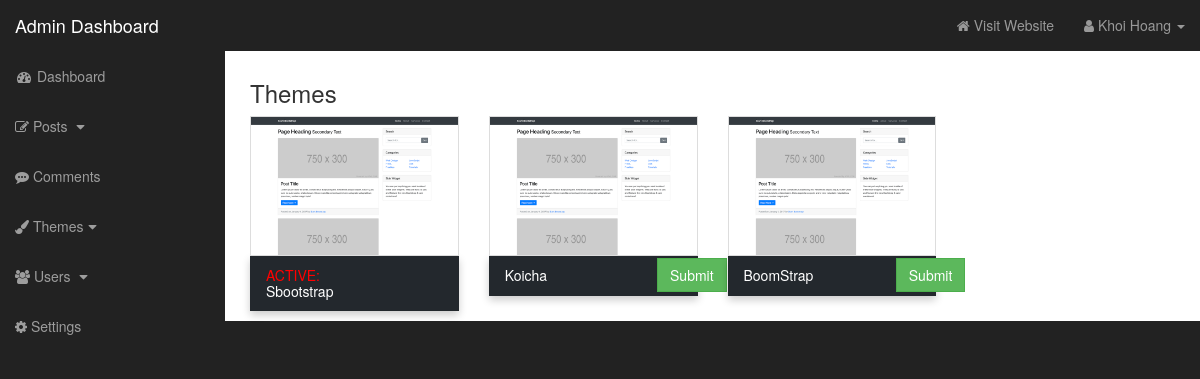
Screenshot of /admin/themes.php (signed in) with the database file from the repository.
### tables this page shows
CREATE TABLE `themes` (
  `theme_id` int(11) NOT NULL,
  `theme_name` longtext NOT NULL,
  `theme_image` text NOT NULL,
  `theme_value` int(11) NOT NULL
);

### admin/themes.php (the view, shortened to what this page needs)
<?php include_once "./includes/admin_header.php"; ?>
<body>
    <div id="wrapper">
        <?php include_once "./includes/admin_navigation.php"; ?>
        <div id="page-wrapper">
            <div class="container-fluid">
                <h3>Themes</h3>
                <div class="row">
                    <form action="" method="POST">
<?php
    $query = "SELECT * FROM themes";
    $result = mysqli_query($connection, $query);
    while($row = mysqli_fetch_assoc($result)) {
        $theme_id = $row['theme_id'];
        $theme_name = $row['theme_name'];
        $theme_value = $row['theme_value'];
                    ?>
                        <div class="col-md-3">
                            <img src="../img/blog-home.png" class="img-thumbnail" alt="" srcset="">
                            <div class="card-body">
                                <div class="row">
                                    <div class="col-sm-12">
                                        <div class="row">
                                            <?php
                                                if($theme_value == 1) { ?>
                                                    <div class="col-xs-8 col-sm-6">
                                                        <h5><span style="color: red;">ACTIVE:</span> <?php echo $theme_name; ?></h5>
                                                    </div>
                                                    <div class="col-xs-4 col-sm-6"></div>
                                                    <?php
                                                } else { ?>
                                                    <div class="col-xs-8 col-sm-6">
                                                        <h5><?php echo $theme_name; ?></h5>
                                                    </div>
                                                    <div class="col-xs-4 col-sm-6">
                                                        <a href="themes.php?id=<?php echo $theme_id; ?>" class="btn btn-success col-md-offset-8" style="border-radius: 0px;">Submit</a>
                                                    </div>
                                                <?php
                                                }
                                            ?>
                                        </div>
                                    </div>
                                </div>
                            </div>
                        </div>
                    <?php
    }
    ?>
                    </div>
            </div>
        </div>
<?php include_once "./includes/admin_footer.php"; ?>

### admin/css/sb-admin.css (style rules this page uses)
body { margin-top: 100px; background-color: #222; }
@media (min-width:768px) { body { margin-top: 50px; } }
#wrapper { padding-left: 0; }
#page-wrapper { width: 100%; padding: 0; background-color: #fff; }
@media (min-width:768px) { #wrapper { padding-left: 225px; } }
@media (min-width:768px) { #page-wrapper { padding: 10px; } }

### css/card.css (style rules this page uses)
.img-thumbnail { padding: 0px; border-radius: 0px; }
.card-body { box-shadow: 0 4px 8px 0 rgba(0, 0, 0, 0.2); transition: 0.3s; width: 100%; background-color: #23282d; color: #fff; padding: 2px 16px; }

### rows the page displays
themes: theme_name "Sbootstrap"
themes: theme_name "Koicha"
themes: theme_name "BoomStrap"

### other values shown
$_SESSION['firstname'] "Khoi"
$_SESSION['lastname'] "Hoang"
